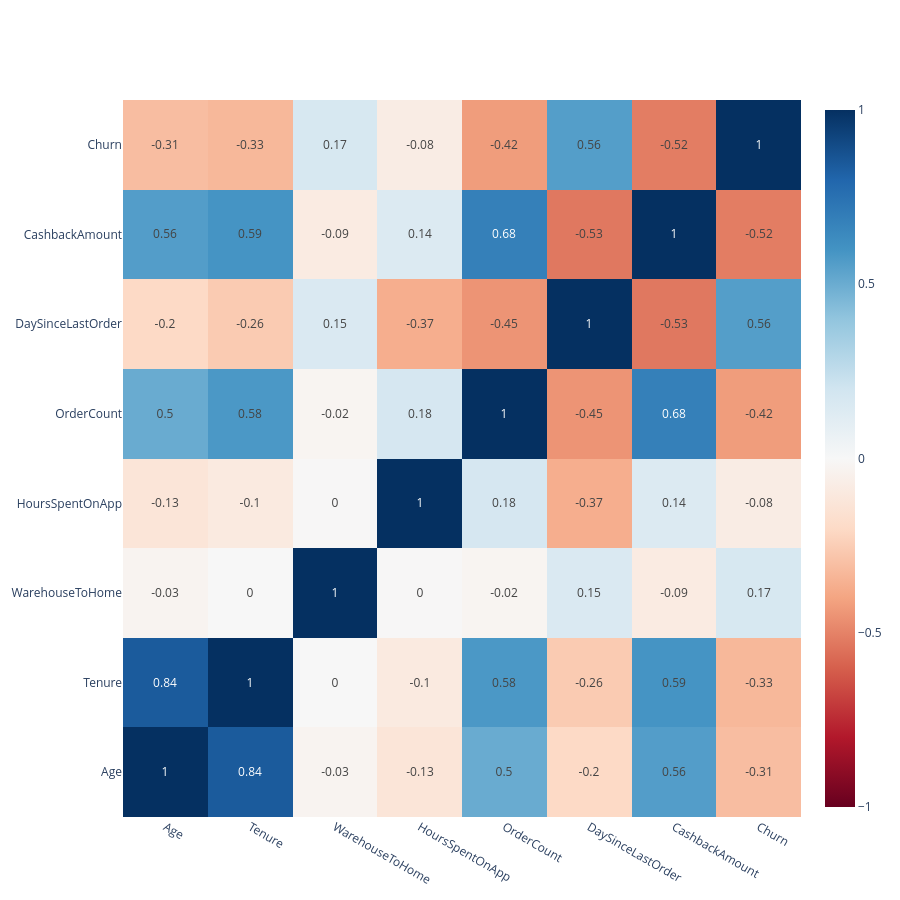

Source (notebook cell):
### Code cell
corr_matrix = numeric_features.corr()

fig = go.Figure(data=go.Heatmap(
    z=corr_matrix.values,
    x=corr_matrix.columns,
    y=corr_matrix.columns,
    colorscale='RdBu',
    zmin=-1, zmax=1,
    text=corr_matrix.values.round(2),
    texttemplate="%{text}",
))

fig.update_layout(
    width=900,
    height=900,
    xaxis_nticks=36,
    template='plotly_white'
)

fig.show()

### Figure 1 — Plotly figure (JSON) as saved in the notebook; plotly's stock layout.template omitted (floating-point values rounded to 4 significant figures)
{"data": [{"colorscale": [[0, "rgb(103,0,31)"], [0.1, "rgb(178,24,43)"], [0.2, "rgb(214,96,77)"], [0.3, "rgb(244,165,130)"], [0.4, "rgb(253,219,199)"], [0.5, "rgb(247,247,247)"], [0.6, "rgb(209,229,240)"], [0.7, "rgb(146,197,222)"], [0.8, "rgb(67,147,195)"], [0.9, "rgb(33,102,172)"], [1, "rgb(5,48,97)"]], "text": [[1, 0.84, -0.03, -0.13, 0.5, -0.2, 0.56, -0.31], [0.84, 1, 0, -0.1, 0.58, -0.26, 0.59, -0.33], [-0.03, 0, 1, 0, -0.02, 0.15, -0.09, 0.17], [-0.13, -0.1, 0, 1, 0.18, -0.37, 0.14, -0.08], [0.5, 0.58, -0.02, 0.18, 1, -0.45, 0.68, -0.42], [-0.2, -0.26, 0.15, -0.37, -0.45, 1, -0.53, 0.56], [0.56, 0.59, -0.09, 0.14, 0.68, -0.53, 1, -0.52], [-0.31, -0.33, 0.17, -0.08, -0.42, 0.56, -0.52, 1]], "texttemplate": "%{text}", "type": "heatmap", "x": ["Age", "Tenure", "WarehouseToHome", "HoursSpentOnApp", "OrderCount", "DaySinceLastOrder", "CashbackAmount", "Churn"], "y": ["Age", "Tenure", "WarehouseToHome", "HoursSpentOnApp", "OrderCount", "DaySinceLastOrder", "CashbackAmount", "Churn"], "z": [[1, 0.8421, -0.02945, -0.1291, 0.5032, -0.2043, 0.5591, -0.3106], [0.8421, 1, 0.0009907, -0.09535, 0.5787, -0.26, 0.5946, -0.3291], [-0.02945, 0.0009907, 1, -0.004908, -0.02381, 0.15, -0.08724, 0.1688], [-0.1291, -0.09535, -0.004908, 1, 0.1762, -0.3664, 0.1438, -0.0811], [0.5032, 0.5787, -0.02381, 0.1762, 1, -0.4497, 0.6833, -0.4245], [-0.2043, -0.26, 0.15, -0.3664, -0.4497, 1, -0.5301, 0.5565], [0.5591, 0.5946, -0.08724, 0.1438, 0.6833, -0.5301, 1, -0.5159], [-0.3106, -0.3291, 0.1688, -0.0811, -0.4245, 0.5565, -0.5159, 1]], "zmax": 1, "zmin": -1}], "layout": {"height": 900, "width": 900, "xaxis": {"nticks": 36}}}
